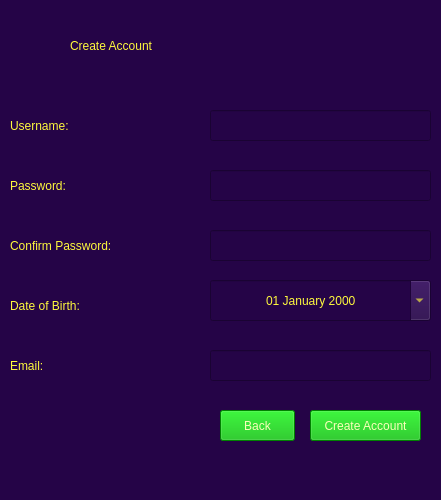
<?xml version="1.0" encoding="UTF-8"?>
<ui version="4.0">
 <class>MainWindow</class>
 <widget class="QMainWindow" name="MainWindow">
  <property name="geometry">
   <rect>
    <x>0</x>
    <y>0</y>
    <width>441</width>
    <height>500</height>
   </rect>
  </property>
  <property name="windowTitle">
   <string>Create Account</string>
  </property>
  <property name="styleSheet">
   <string notr="true">background-color: rgb(37, 4, 71);</string>
  </property>
  <widget class="QWidget" name="centralwidget">
   <widget class="QLabel" name="label">
    <property name="geometry">
     <rect>
      <x>70</x>
      <y>20</y>
      <width>311</width>
      <height>51</height>
     </rect>
    </property>
    <property name="styleSheet">
     <string notr="true">font: 48pt &quot;Gabriola&quot;;
color: rgb(255, 249, 61);</string>
    </property>
    <property name="text">
     <string>Create Account</string>
    </property>
   </widget>
   <widget class="QLabel" name="label_2">
    <property name="geometry">
     <rect>
      <x>10</x>
      <y>110</y>
      <width>111</width>
      <height>31</height>
     </rect>
    </property>
    <property name="styleSheet">
     <string notr="true">font: 24pt &quot;Gabriola&quot;;
color: rgb(255, 249, 61);</string>
    </property>
    <property name="text">
     <string>Username:</string>
    </property>
   </widget>
   <widget class="QLabel" name="label_3">
    <property name="geometry">
     <rect>
      <x>10</x>
      <y>170</y>
      <width>101</width>
      <height>31</height>
     </rect>
    </property>
    <property name="styleSheet">
     <string notr="true">font: 24pt &quot;Gabriola&quot;;
color: rgb(255, 249, 61);</string>
    </property>
    <property name="text">
     <string>Password:</string>
    </property>
   </widget>
   <widget class="QLineEdit" name="lineEdit">
    <property name="geometry">
     <rect>
      <x>210</x>
      <y>110</y>
      <width>221</width>
      <height>31</height>
     </rect>
    </property>
    <property name="styleSheet">
     <string notr="true">font: 700 9pt &quot;Segoe Print&quot;;
color: rgb(255, 255, 255);</string>
    </property>
   </widget>
   <widget class="QLineEdit" name="lineEdit_2">
    <property name="geometry">
     <rect>
      <x>210</x>
      <y>170</y>
      <width>221</width>
      <height>31</height>
     </rect>
    </property>
    <property name="styleSheet">
     <string notr="true">font: 700 9pt &quot;Segoe Print&quot;;
color: rgb(255, 255, 255);</string>
    </property>
    <property name="echoMode">
     <enum>QLineEdit::EchoMode::Password</enum>
    </property>
    <property name="clearButtonEnabled">
     <bool>true</bool>
    </property>
   </widget>
   <widget class="QPushButton" name="pushButton">
    <property name="geometry">
     <rect>
      <x>310</x>
      <y>410</y>
      <width>111</width>
      <height>31</height>
     </rect>
    </property>
    <property name="cursor">
     <cursorShape>PointingHandCursor</cursorShape>
    </property>
    <property name="mouseTracking">
     <bool>true</bool>
    </property>
    <property name="tabletTracking">
     <bool>true</bool>
    </property>
    <property name="styleSheet">
     <string notr="true">background-color: rgb(0, 181, 0);
font: 12pt &quot;Mongolian Baiti&quot;;
color: rgb(249, 255, 185);</string>
    </property>
    <property name="text">
     <string>Create Account</string>
    </property>
   </widget>
   <widget class="QPushButton" name="pushButton_2">
    <property name="geometry">
     <rect>
      <x>220</x>
      <y>410</y>
      <width>75</width>
      <height>31</height>
     </rect>
    </property>
    <property name="cursor">
     <cursorShape>PointingHandCursor</cursorShape>
    </property>
    <property name="mouseTracking">
     <bool>true</bool>
    </property>
    <property name="tabletTracking">
     <bool>true</bool>
    </property>
    <property name="styleSheet">
     <string notr="true">background-color: rgb(0, 181, 0);
font: 12pt &quot;Mongolian Baiti&quot;;
color: rgb(249, 255, 185);</string>
    </property>
    <property name="text">
     <string>Back</string>
    </property>
   </widget>
   <widget class="QLabel" name="label_4">
    <property name="geometry">
     <rect>
      <x>10</x>
      <y>230</y>
      <width>191</width>
      <height>31</height>
     </rect>
    </property>
    <property name="styleSheet">
     <string notr="true">font: 24pt &quot;Gabriola&quot;;
color: rgb(255, 249, 61);</string>
    </property>
    <property name="text">
     <string>Confirm Password:</string>
    </property>
   </widget>
   <widget class="QLineEdit" name="lineEdit_3">
    <property name="geometry">
     <rect>
      <x>210</x>
      <y>230</y>
      <width>221</width>
      <height>31</height>
     </rect>
    </property>
    <property name="styleSheet">
     <string notr="true">font: 700 9pt &quot;Segoe Print&quot;;
color: rgb(255, 255, 255);</string>
    </property>
    <property name="echoMode">
     <enum>QLineEdit::EchoMode::Password</enum>
    </property>
    <property name="clearButtonEnabled">
     <bool>true</bool>
    </property>
   </widget>
   <widget class="QLabel" name="label_5">
    <property name="geometry">
     <rect>
      <x>10</x>
      <y>290</y>
      <width>141</width>
      <height>31</height>
     </rect>
    </property>
    <property name="styleSheet">
     <string notr="true">font: 24pt &quot;Gabriola&quot;;
color: rgb(255, 249, 61);</string>
    </property>
    <property name="text">
     <string>Date of Birth:</string>
    </property>
   </widget>
   <widget class="QDateEdit" name="dateEdit">
    <property name="geometry">
     <rect>
      <x>210</x>
      <y>280</y>
      <width>221</width>
      <height>41</height>
     </rect>
    </property>
    <property name="styleSheet">
     <string notr="true">font: 24pt &quot;Gabriola&quot;;
color: rgb(255, 249, 61);</string>
    </property>
    <property name="frame">
     <bool>true</bool>
    </property>
    <property name="alignment">
     <set>Qt::AlignmentFlag::AlignCenter</set>
    </property>
    <property name="accelerated">
     <bool>true</bool>
    </property>
    <property name="showGroupSeparator" stdset="0">
     <bool>true</bool>
    </property>
    <property name="maximumDate">
     <date>
      <year>2100</year>
      <month>12</month>
      <day>31</day>
     </date>
    </property>
    <property name="minimumDate">
     <date>
      <year>1900</year>
      <month>9</month>
      <day>14</day>
     </date>
    </property>
    <property name="displayFormat">
     <string>dd MMMM yyyy</string>
    </property>
    <property name="calendarPopup">
     <bool>true</bool>
    </property>
   </widget>
   <widget class="QLabel" name="label_6">
    <property name="geometry">
     <rect>
      <x>10</x>
      <y>350</y>
      <width>61</width>
      <height>31</height>
     </rect>
    </property>
    <property name="styleSheet">
     <string notr="true">font: 24pt &quot;Gabriola&quot;;
color: rgb(255, 249, 61);</string>
    </property>
    <property name="text">
     <string>Email:</string>
    </property>
   </widget>
   <widget class="QLineEdit" name="lineEdit_4">
    <property name="geometry">
     <rect>
      <x>210</x>
      <y>350</y>
      <width>221</width>
      <height>31</height>
     </rect>
    </property>
    <property name="styleSheet">
     <string notr="true">font: 700 9pt &quot;Segoe Print&quot;;
color: rgb(255, 255, 255);</string>
    </property>
    <property name="inputMethodHints">
     <set>Qt::InputMethodHint::ImhEmailCharactersOnly</set>
    </property>
   </widget>
   <zorder>lineEdit_4</zorder>
   <zorder>lineEdit</zorder>
   <zorder>lineEdit_3</zorder>
   <zorder>lineEdit_2</zorder>
   <zorder>label</zorder>
   <zorder>label_2</zorder>
   <zorder>label_3</zorder>
   <zorder>label_4</zorder>
   <zorder>pushButton</zorder>
   <zorder>pushButton_2</zorder>
   <zorder>label_5</zorder>
   <zorder>label_6</zorder>
   <zorder>dateEdit</zorder>
  </widget>
  <widget class="QMenuBar" name="menubar">
   <property name="geometry">
    <rect>
     <x>0</x>
     <y>0</y>
     <width>441</width>
     <height>22</height>
    </rect>
   </property>
  </widget>
  <widget class="QStatusBar" name="statusbar"/>
 </widget>
 <tabstops>
  <tabstop>lineEdit</tabstop>
  <tabstop>lineEdit_2</tabstop>
  <tabstop>lineEdit_3</tabstop>
  <tabstop>dateEdit</tabstop>
  <tabstop>lineEdit_4</tabstop>
  <tabstop>pushButton</tabstop>
  <tabstop>pushButton_2</tabstop>
 </tabstops>
 <resources/>
 <connections/>
</ui>
